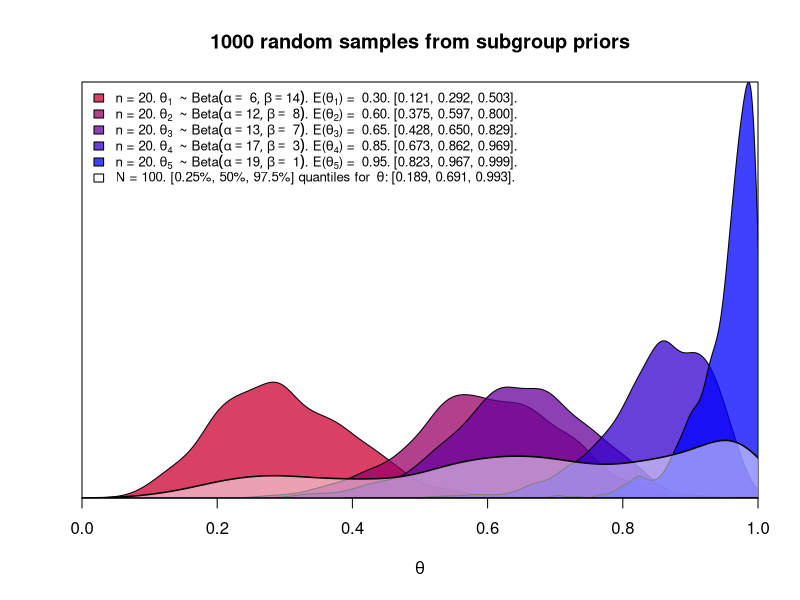

Write the R code that produced this figure.
set.seed(7)
nrs <- 1000
priors <- c(.3,.6,.65,.85,.95)
n <- 20
alphas <- n * priors
betas <- n - alphas
thetas <- mapply(rbeta, alphas, betas, MoreArgs = list(n=nrs))
thetao <- as.vector(thetas)
ci <- apply(thetas, 2, function(x) quantile(x, probs = c(0.025, 0.50, 0.975)))
cio <- quantile(thetao, probs = c(0.025, 0.50, 0.975))
theta_density <- apply(thetas, 2, density)
overall_density <- density(thetao)
pdf("subgrouppriors.pdf", width=8, height=8)
plot(seq(0,1,.1), type='n',
     xlim=c(0,1),
     xaxs='i',
     yaxs='i',
     yaxt='n',
     main = '1000 random samples from subgroup priors',
     xlab = expression(theta), ylab = "", 
     ylim = c(0, max(sapply(theta_density, function(d) max(d$y)))))

for (i in 1:length(theta_density)) {
  polygon(theta_density[[i]], 
          col = rgb(1-i/length(theta_density), 0, i/length(theta_density), alpha = 0.75))
}
polygon(overall_density, col = rgb(1, 1, 1, alpha = 0.5), lwd = 1.5)

legend_entries <- sapply(1:length(alphas), function(i) {
  alpha_str <- sprintf("%2d", alphas[i])
  beta_str <- sprintf("%2d", betas[i])
  ci_range <- sprintf("[%.3f, %.3f, %.3f]", ci[1, i], ci[2,i], ci[3, i])
  m <- sprintf("%.2f",alphas[i] / (alphas[i] + betas[i]))
  bquote("n = 20." ~ theta[.(i)] ~ " ~ Beta" (alpha == .(alpha_str),
                                  beta == .(beta_str)) * ". E(" * theta[.(i)] * ") = " ~ .(m) * "." ~ .(ci_range) * ".")
})

oci <- sprintf("[%.3f, %.3f, %.3f]", cio[1], cio[2], cio[3])

legend("topleft", legend = c(legend_entries, bquote("N = 100. [0.25%, 50%, 97.5%] quantiles for " ~ theta * ":"~ .(oci) * ".")), 
       fill = c(sapply(1:length(theta_density), function(i) rgb(1-i / length(theta_density), 0,i / length(theta_density), alpha = 0.75)), rgb(1, 1, 1, alpha = 0.5)),
       bty = "n", text.font = 2, cex=.8)
dev.off()
